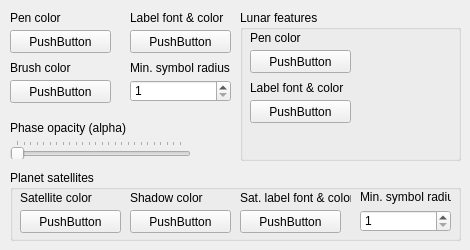
       <widget class="QWidget" name="tab_12">
        <attribute name="title">
         <string>Planets, Sun &amp;&amp; Moon</string>
        </attribute>
        <widget class="QLabel" name="label_20">
         <property name="geometry">
          <rect>
           <x>10</x>
           <y>120</y>
           <width>181</width>
           <height>16</height>
          </rect>
         </property>
         <property name="text">
          <string>Phase opacity (alpha)</string>
         </property>
        </widget>
        <widget class="QSlider" name="horizontalSlider_12">
         <property name="geometry">
          <rect>
           <x>10</x>
           <y>140</y>
           <width>181</width>
           <height>19</height>
          </rect>
         </property>
         <property name="maximum">
          <number>255</number>
         </property>
         <property name="orientation">
          <enum>Qt::Horizontal</enum>
         </property>
         <property name="tickPosition">
          <enum>QSlider::TicksAbove</enum>
         </property>
        </widget>
        <widget class="CPushColorButton" name="pushButton_22">
         <property name="geometry">
          <rect>
           <x>10</x>
           <y>30</y>
           <width>101</width>
           <height>23</height>
          </rect>
         </property>
         <property name="text">
          <string>PushButton</string>
         </property>
        </widget>
        <widget class="QLabel" name="label_21">
         <property name="geometry">
          <rect>
           <x>10</x>
           <y>10</y>
           <width>111</width>
           <height>16</height>
          </rect>
         </property>
         <property name="text">
          <string>Pen color</string>
         </property>
        </widget>
        <widget class="QLabel" name="label_22">
         <property name="geometry">
          <rect>
           <x>10</x>
           <y>60</y>
           <width>121</width>
           <height>16</height>
          </rect>
         </property>
         <property name="text">
          <string>Brush color</string>
         </property>
        </widget>
        <widget class="CPushColorButton" name="pushButton_23">
         <property name="geometry">
          <rect>
           <x>10</x>
           <y>80</y>
           <width>101</width>
           <height>23</height>
          </rect>
         </property>
         <property name="text">
          <string>PushButton</string>
         </property>
        </widget>
        <widget class="CFontColorButton" name="pushButton_25">
         <property name="geometry">
          <rect>
           <x>130</x>
           <y>30</y>
           <width>101</width>
           <height>23</height>
          </rect>
         </property>
         <property name="text">
          <string>PushButton</string>
         </property>
        </widget>
        <widget class="QLabel" name="label_24">
         <property name="geometry">
          <rect>
           <x>130</x>
           <y>10</y>
           <width>101</width>
           <height>16</height>
          </rect>
         </property>
         <property name="text">
          <string>Label font &amp; color</string>
         </property>
        </widget>
        <widget class="QGroupBox" name="groupBox_4">
         <property name="geometry">
          <rect>
           <x>10</x>
           <y>170</y>
           <width>451</width>
           <height>71</height>
          </rect>
         </property>
         <property name="title">
          <string>Planet satellites</string>
         </property>
         <widget class="CPushColorButton" name="pushButton_24">
          <property name="geometry">
           <rect>
            <x>10</x>
            <y>40</y>
            <width>101</width>
            <height>23</height>
           </rect>
          </property>
          <property name="text">
           <string>PushButton</string>
          </property>
         </widget>
         <widget class="QLabel" name="label_23">
          <property name="geometry">
           <rect>
            <x>10</x>
            <y>20</y>
            <width>101</width>
            <height>16</height>
           </rect>
          </property>
          <property name="text">
           <string>Satellite color</string>
          </property>
         </widget>
         <widget class="CFontColorButton" name="pushButton_26">
          <property name="geometry">
           <rect>
            <x>230</x>
            <y>40</y>
            <width>101</width>
            <height>23</height>
           </rect>
          </property>
          <property name="text">
           <string>PushButton</string>
          </property>
         </widget>
         <widget class="QLabel" name="label_25">
          <property name="geometry">
           <rect>
            <x>230</x>
            <y>20</y>
            <width>111</width>
            <height>16</height>
           </rect>
          </property>
          <property name="text">
           <string>Sat. label font &amp; color</string>
          </property>
         </widget>
         <widget class="CPushColorButton" name="pushButton_27">
          <property name="geometry">
           <rect>
            <x>120</x>
            <y>40</y>
            <width>101</width>
            <height>23</height>
           </rect>
          </property>
          <property name="text">
           <string>PushButton</string>
          </property>
         </widget>
         <widget class="QLabel" name="label_26">
          <property name="geometry">
           <rect>
            <x>120</x>
            <y>20</y>
            <width>101</width>
            <height>16</height>
           </rect>
          </property>
          <property name="text">
           <string>Shadow color</string>
          </property>
         </widget>
         <widget class="QLabel" name="label_28">
          <property name="geometry">
           <rect>
            <x>350</x>
            <y>17</y>
            <width>91</width>
            <height>20</height>
           </rect>
          </property>
          <property name="text">
           <string>Min. symbol radius</string>
          </property>
         </widget>
         <widget class="QSpinBox" name="spinBox_2">
          <property name="geometry">
           <rect>
            <x>350</x>
            <y>40</y>
            <width>91</width>
            <height>22</height>
           </rect>
          </property>
          <property name="minimum">
           <number>1</number>
          </property>
          <property name="maximum">
           <number>32</number>
          </property>
         </widget>
        </widget>
        <widget class="QSpinBox" name="spinBox">
         <property name="geometry">
          <rect>
           <x>130</x>
           <y>80</y>
           <width>101</width>
           <height>22</height>
          </rect>
         </property>
         <property name="minimum">
          <number>1</number>
         </property>
         <property name="maximum">
          <number>32</number>
         </property>
        </widget>
        <widget class="QLabel" name="label_27">
         <property name="geometry">
          <rect>
           <x>130</x>
           <y>60</y>
           <width>101</width>
           <height>16</height>
          </rect>
         </property>
         <property name="text">
          <string>Min. symbol radius</string>
         </property>
        </widget>
        <widget class="QGroupBox" name="groupBox_6">
         <property name="geometry">
          <rect>
           <x>240</x>
           <y>10</y>
           <width>221</width>
           <height>151</height>
          </rect>
         </property>
         <property name="title">
          <string>Lunar features</string>
         </property>
         <widget class="CFontColorButton" name="pushButton_51">
          <property name="geometry">
           <rect>
            <x>10</x>
            <y>90</y>
            <width>101</width>
            <height>23</height>
           </rect>
          </property>
          <property name="text">
           <string>PushButton</string>
          </property>
         </widget>
         <widget class="QLabel" name="label_66">
          <property name="geometry">
           <rect>
            <x>10</x>
            <y>70</y>
            <width>101</width>
            <height>16</height>
           </rect>
          </property>
          <property name="text">
           <string>Label font &amp; color</string>
          </property>
         </widget>
         <widget class="QLabel" name="label_67">
          <property name="geometry">
           <rect>
            <x>10</x>
            <y>20</y>
            <width>111</width>
            <height>16</height>
           </rect>
          </property>
          <property name="text">
           <string>Pen color</string>
          </property>
         </widget>
         <widget class="CPushColorButton" name="pushButton_52">
          <property name="geometry">
           <rect>
            <x>10</x>
            <y>40</y>
            <width>101</width>
            <height>23</height>
           </rect>
          </property>
          <property name="text">
           <string>PushButton</string>
          </property>
         </widget>
        </widget>
       </widget>
